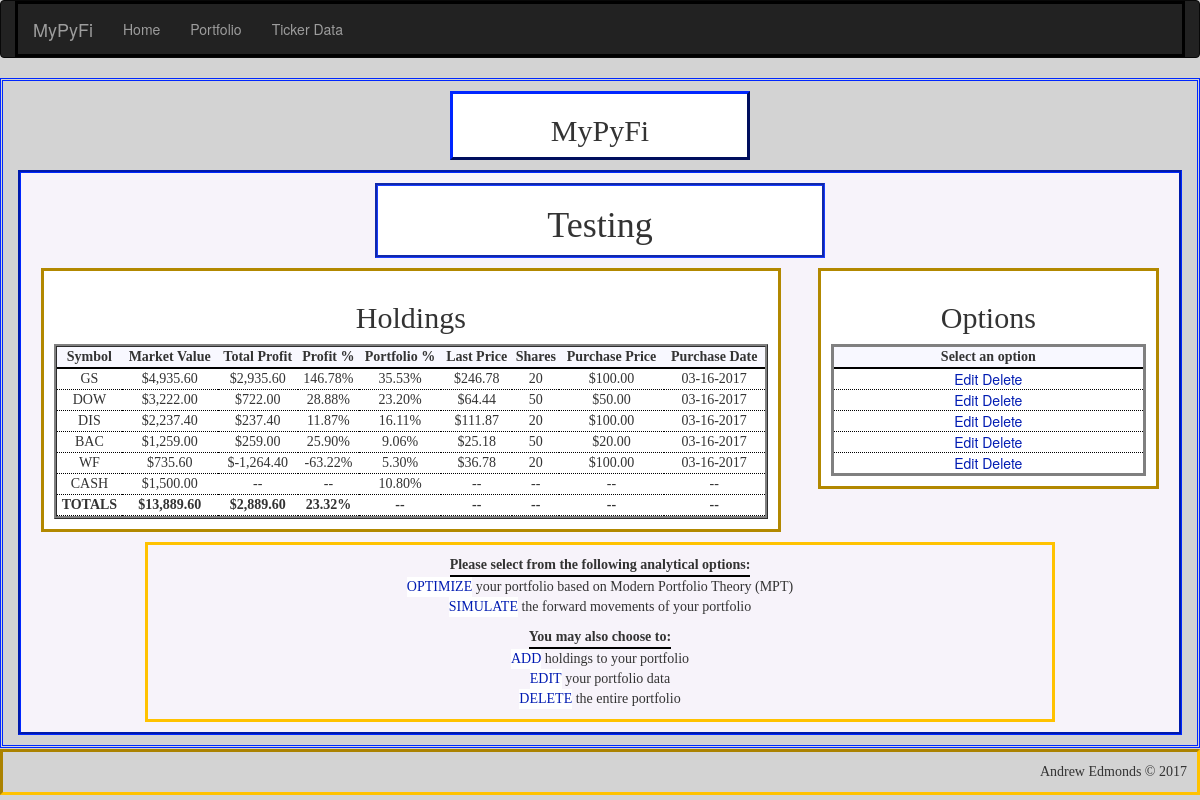
Screenshot of /portfolio/Testing with the database file from the repository.
### app/models.py (models this page shows, shortened)
class Portfolio(db.Model):
    __tablename__ = 'portfolios'
    id = db.Column(db.Integer, primary_key=True, autoincrement=True)
    name = db.Column(db.String(25), unique=True)    # name of portfolio
    cash = db.Column(db.Float)                      # cash holdings within portfolio
    market_value = db.Column(db.Float)              # market value of all holdings + cash
    total_profit = db.Column(db.Float)              # total profits of all holdings
    invested = db.Column(db.Float)                  # total amount invested into holdings - excludes cash holding
    profit_percent = db.Column(db.Float)            # percent return on current amount invested - excludes cash holding
    num_holdings = db.Column(db.Integer)            # total number of holdings in portfolio - excludes cash holding
    holdings = db.relationship('Holding', backref='portfolio', lazy='dynamic')

class Holding(db.Model):
    __tablename__ = 'holdings'
    id = db.Column(db.Integer, primary_key=True, autoincrement=True)
    symbol = db.Column(db.String(6))            # stock symbol
    shares = db.Column(db.Integer)              # number of shares held
    market_value = db.Column(db.Float)          # market value of holding
    purch_date = db.Column(db.Date)             # date holding was purchased
    purch_price = db.Column(db.Float)           # share price on purchase date
    last_price = db.Column(db.Float)            # most recent price from pandas_dataframe module
    total_profit = db.Column(db.Float)          # total profits of holding ($)
    profit_percent = db.Column(db.Float)        # percent profit based on initial amount invested
    portfolio_percent = db.Column(db.Float)     # percent holding makes up of overall portfolio
    last_updated = db.Column(db.String)         # date holding's last_price attribute was updated
    portfolio_id = db.Column(db.Integer, db.ForeignKey('portfolios.id'))

### app/main/views.py (the view)
@main.route('/portfolio/<name>', methods=['GET', 'POST'])
def portfolio(name):
    portfolio = Portfolio.query.filter_by(name=name).first()
    if portfolio is None:
        abort(404)
    else:
        session['portfolio'] = str(portfolio.name)
    holding_data = portfolio.holdings.order_by(Holding.portfolio_percent.desc()).all()
    return render_template('portfolio/portfolio.html', name=name, holding_data=holding_data, cash=portfolio.cash)

### app/templates/portfolio/portfolio.html (shortened to what this page needs)
{% extends "base-detailed.html" %}
{% import "bootstrap/wtf.html" as wtf %}
{% block page_title %}
<h2>
    <center>MyPyFi</center>
</h2>
{% endblock %}
{% block main_title %}
<h1>{{ name }}</h1>
{% endblock %}
{% block main_focus %}
{% if not holding_data|count > 0 %}
<h1>
    <center>No Holdings Found!</center>
</h1>
<p>
<center>There are no holdings saved in the portfolio {{ name }}</center></p>
{% else %}
<h2>
    <center>Holdings</center>
</h2>
<table style="width:100%" id="portfolio_table">
    <tr>
        <th>
            <center>Symbol</center>
        </th>
        <th>
            <center>Market Value</center>
        </th>
        <th>
            <center>Total Profit</center>
        </th>
        <th>
            <center>Profit %</center>
        </th>
        <th>
            <center>Portfolio %</center>
        </th>
        <th>
            <center>Last Price</center>
        </th>
        <th>
            <center>Shares</center>
        </th>
        <th>
            <center>Purchase Price</center>
        </th>
        <th>
            <center>Purchase Date</center>
        </th>
    </tr>
    {% for holding in holding_data %}
    <tr>
        <td>
            <center>{{ holding["symbol"] | upper }}</center>
        </td>
        <td>
            <center>{{ "${:,.2f}".format(holding["last_price"]*holding["shares"]) }}</center>
        </td>
        <td>
            <center>{{ "${:,.2f}".format(holding["total_profit"]) }}</center>
        </td>
        <td>
            <center>{{ "{0:.2f}%".format(holding["profit_percent"]*100) }}</center>
        </td>
        <td>
            <center>{{ "{0:.2f}%".format(holding["portfolio_percent"]*100) }}</center>
        </td>
        <td>
            <center>{{ "${:,.2f}".format(holding["last_price"]) }}</center>
        </td>
        <td>
            <center>{{ holding["shares"] }}</center>
        </td>
        <td>
            <center>{{ "${:,.2f}".format(holding["purch_price"]) }}</center>
        </td>
        <td>
            <center>{{ "{:%m-%d-%Y}".format(holding["purch_date"]) }}</center>
        </td>
    </tr>
    {% endfor %}
    <tr id="cash_row">
        <td>
            <center>CASH</center>
        </td>
        <td>
            <center>{{ "${:,.2f}".format(cash) }}</center>
        </td>
        <td>
            <center>--</center>
        </td>
        <td>
            <center>--
            </center>
        </td>
        <td>
            <center>{{
                "{0:.2f}%".format(100*cash/(holding_data|sum(attribute="market_value")+cash))
                }}
            </center>
        </td>
        <td>
            <center>--
            </center>
        </td>
        <td>
            <center>--
            </center>
        </td>
        <td>
            <center>--
            </center>
        </td>
        <td>
            <center>--
            </center>
        </td>
    </tr>
    <tr id="focus_total_row">
        <td>
            <center>TOTALS</center>
        </td>
        <td>
            <center>{{ "${:,.2f}".format(cash + holding_data|sum(attribute="market_value")) }}</center>
        </td>
        <td>
            <center>{{ "${:,.2f}".format(holding_data|sum(attribute="total_profit")) }}</center>
        </td>
        <td>
            <center>{{
                "{0:.2f}%".format(100*holding_data|sum(attribute="total_profit")/holding_data|sum(attribute="market_value"))
                }}
            </center>
        </td>
        <td>
            <center>--
            </center>
        </td>
        <td>
            <center>--
            </center>
        </td>
        <td>
            <center>--
            </center>
        </td>
        <td>
            <center>--
            </center>
        </td>
        <td>
            <center>--
            </center>
        </td>
    </tr>
</table>
{% endif %}
{% endblock %}
{% block main_options %}
{% if not holding_data|count > 0 %}
<h1>
    <center>No Holdings Found!</center>
</h1>
<p>
<center>There are no holdings saved in the portfolio {{ name }}</center></p>
{% else %}
<h2>
    <center>Options</center>
</h2>
<table style="width:100%" id="options_table">
    <tr>
        <th>
            <center>Select an option</center>
        </th>
    </tr>
    {% for holding in holding_data %}
    <tr>
        <td>
            <a class="button"
               href="{{ url_for('main.holding_edit', name=name, symbol=holding['symbol'], holding_id = holding['id'])}}">Edit</a>
            <a class="button"
               href="{{ url_for('main.holding_delete_ask', name=name, symbol=holding['symbol'], holding_id = holding['id'])}}">Delete</a>
        </td>
    </tr>
    {% endfor %}
</table>
{% endif %}
{% endblock %}
{% block verbage %}
<table style="width:100%" id="verbage_action_table">
    <tr>
        <th>
            <center>Please select from the following analytical options:</center>
        </th>
    </tr>
    <tr>
        <td>
            <a class="button" href="{{ url_for('main.portfolio_optimal_ask', name=name) }}">OPTIMIZE</a>
            your portfolio based on Modern Portfolio Theory (MPT)
        </td>
    </tr>
    <tr>
        <td>
            <a class="button" href="{{ url_for('main.portfolio_simulate_ask', name=name) }}">SIMULATE</a>
            the forward movements of your portfolio
        </td>
    </tr>
</table>
<table style="width:100%" id="verbage_edit_table">
    <tr>
        <th>
            <center>You may also choose to:</center>
        </th>
    </tr>
    <tr>
        <td>
            <a class="button" href="{{ url_for('main.holding_add', name=name) }}">ADD</a>
            holdings to your portfolio
        </td>
    </tr>
    <tr>
        <td>
            <a class="button" href="{{ url_for('main.portfolio_edit', name=name) }}">EDIT</a>
            your portfolio data
        </td>
    </tr>
    <tr>
        <td>
            <a class="button" href="{{ url_for('main.portfolio_delete_ask', name=name) }}">DELETE</a> the entire
            portfolio
        </td>
    </tr>
</table>
{% endblock %}

### app/static/css/style_main.css (style rules this page uses)
body { background-color: lightgray; }
#main h2 { font-family: "Palatino Linotype"; }
#main th { font-family: "Bitstream Vera Sans Mono"; border-bottom: 2pt solid black; }
#portfolio_table { border-collapse: separate; border-style: ridge; background-color: #F4F1F7; }
#main-focus th { background-color: ghostwhite; }
#main-focus td { font-family: "Felix Titling"; border-bottom: 1pt dotted black; background-color: white; }
#focus_total_row { font-weight: bold; }
#options_table { text-align: center; border-style: solid; background-color: #F4F1F7; }
#main-options th { background-color: ghostwhite; }
#main-options td { font-family: Verdana, "Helvetica Neue", Arial, Helvetica, Geneva, sans-serif; border-bottom: 1pt dotted black; background-color: white; }
#verbage th { display: inline-block; }
.button { background-color: white; color: #001BB2; border: thin; text-align: center; text-decoration: none; display: inline-block; cursor: pointer; }

### rows the page displays
Portfolio: name "Testing", cash "$1,500.00"
Holding: symbol "GS", holding['last_price']*holding['shares'] "$4,935.60", total_profit "$2,935.60", holding['profit_percent']*100 "146.78%", holding['portfolio_percent']*100 "35.53%", last_price "$246.78", shares "20", purch_price "$100.00", purch_date "03-16-2017"
Holding: symbol "DOW", holding['last_price']*holding['shares'] "$3,222.00", total_profit "$722.00", holding['profit_percent']*100 "28.88%", holding['portfolio_percent']*100 "23.20%", last_price "$64.44", shares "50", purch_price "$50.00", purch_date "03-16-2017"
Holding: symbol "DIS", holding['last_price']*holding['shares'] "$2,237.40", total_profit "$237.40", holding['profit_percent']*100 "11.87%", holding['portfolio_percent']*100 "16.11%", last_price "$111.87", shares "20", purch_price "$100.00", purch_date "03-16-2017"
Holding: symbol "BAC", holding['last_price']*holding['shares'] "$1,259.00", total_profit "$259.00", holding['profit_percent']*100 "25.90%", holding['portfolio_percent']*100 "9.06%", last_price "$25.18", shares "50", purch_price "$20.00", purch_date "03-16-2017"
Holding: symbol "WF", holding['last_price']*holding['shares'] "$735.60", total_profit "$-1,264.40", holding['profit_percent']*100 "-63.22%", holding['portfolio_percent']*100 "5.30%", last_price "$36.78", shares "20", purch_price "$100.00", purch_date "03-16-2017"

### other values shown
{{ "${:,.2f}".format(cash + holding_data|sum(attribute="market_value")) }} "$13,889.60"
{{ "${:,.2f}".format(holding_data|sum(attribute="total_profit")) }} "$2,889.60"
